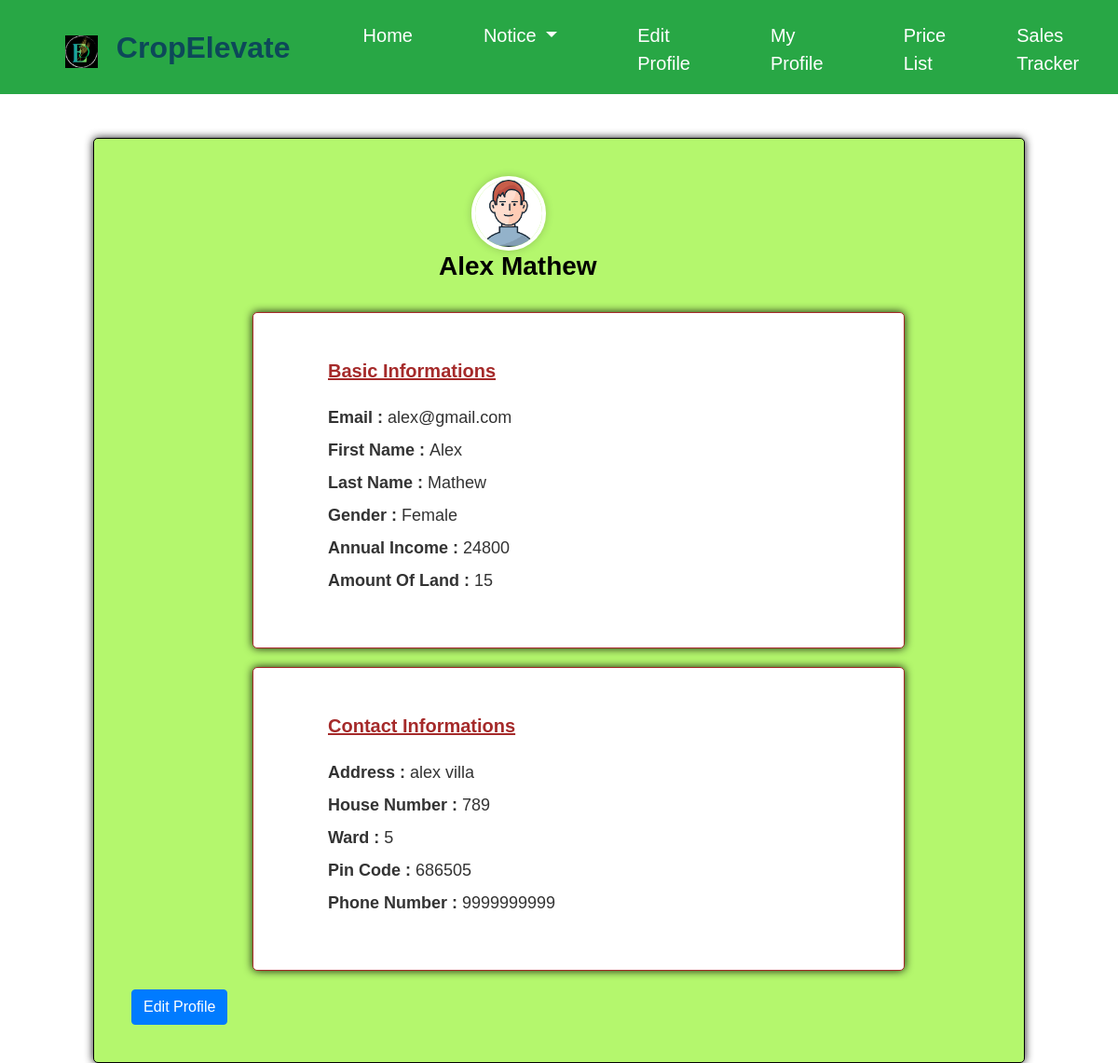
The page /fmyprofile (signed in) on the database as committed earlier.
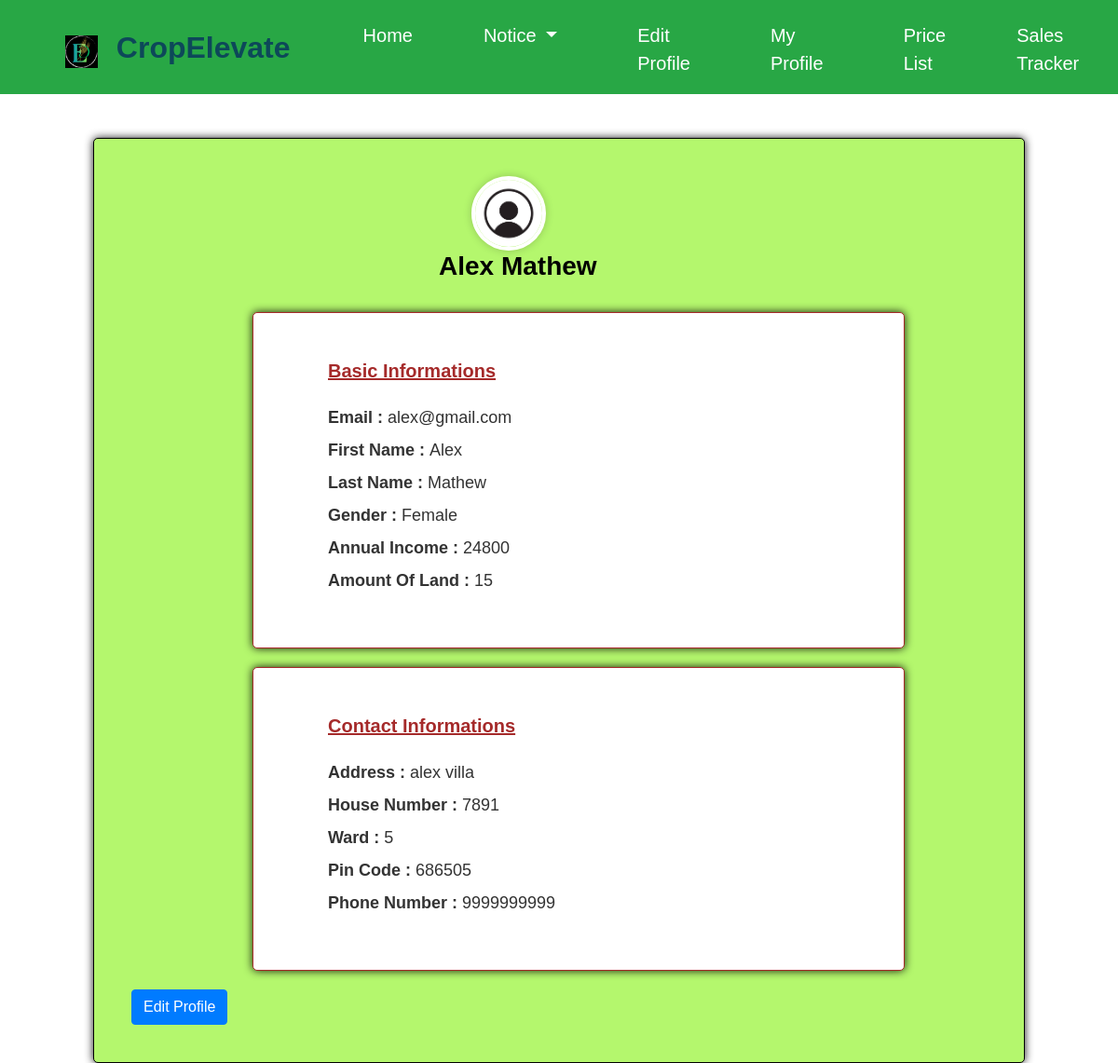
The same page on the database as committed later.
### ceapp/models.py (models this page shows, shortened)
class FarmerProfile(models.Model):
    user = models.OneToOneField(CustomUser, on_delete=models.CASCADE, blank=True, null=True)
    first_name = models.CharField(max_length=100, null=True,blank=True)
    last_name = models.CharField(max_length=100,null=True,blank=True)
    birth_date = models.DateField(null=True,blank=True)
    email = models.EmailField(max_length=100,null=True,blank=True)
    profile_pic = models.ImageField(upload_to='profile_pics/', null=True, blank=True)
    gender = models.CharField(max_length=10, choices=[('Male', 'Male'), ('Female', 'Female')])
    annual_income = models.IntegerField(max_length=100, null=True,blank=True)
    land = models.CharField(max_length=100, null=True,blank=True)
    house_no = models.IntegerField(max_length=100, null=True,blank=True)
    address = models.CharField(max_length=255,null=True,blank=True)
    phone_number = models.IntegerField(max_length=12,null=True,blank=True)
    ward = models.CharField(max_length=100)
    pin_code = models.IntegerField(max_length=6,null=True,blank=True)
    file_upload = models.FileField(upload_to='uploads/', null=True, blank=True)
    fprofile_photo = models.ImageField(upload_to='profile_pics/', null=True, blank=True)
    paid_amount = models.DecimalField(max_digits=10, decimal_places=2, default=0)

### ceapp/views.py (the view)
# urls.py: path('fmyprofile',views.fmyprofile,name='fmyprofile'),
def fmyprofile(request):
    profile = FarmerProfile.objects.get(user=request.user)
    context = {'profile': profile}
    return render(request, 'fmyprofile.html', context)

### templates/fmyprofile.html (shortened to what this page needs)
{% load static %}
<!DOCTYPE html>
<html lang="en">
<head>
    <link rel="stylesheet" href="https://maxcdn.bootstrapcdn.com/bootstrap/4.5.2/css/bootstrap.min.css">
    <link rel="stylesheet" href="https://cdnjs.cloudflare.com/ajax/libs/font-awesome/5.15.3/css/all.min.css">
    <link rel="stylesheet" href="https://cdn.jsdelivr.net/npm/@mdi/font/css/materialdesignicons.min.css">
</head>
<body>
    <nav class="navbar navbar-expand-lg navbar-light bg-success fixed-top">
        <img src="{% static 'assets/img/adminlogo1.png' %}" width="35" height="35" alt="" style="margin-top:10px; margin-left:70px;">
        <h2 style="color:#0d4859; padding-left:20px; font-weight:bold; margin-top:10px;" >CropElevate</h2>
        <div class="collapse navbar-collapse" id="navbarNav">
            <ul class="navbar-nav">
                <a href="{% url 'homepage' %}" class="nav-item nav-link active" style="margin-left: 70px;margin-top:5px;color:white; font-size:20px;">Home</a>
                <li class="nav-item dropdown">
                    <a class="nav-link dropdown-toggle nav-hover" href="#" id="navbarDropdown" role="button" data-toggle="dropdown" aria-haspopup="true" aria-expanded="false" style="margin-left: 60px; margin-top:5px;color:white; font-size:20px;">
                        Notice
                    </a>
                </li>                <a href="{% url 'ceditprofile' %}" class="nav-item nav-link nav-hover" style="margin-left: 70px; margin-top:5px;color:white; font-size:20px;">Edit Profile</a>
                <a href="{% url 'fmyprofile' %}" class="nav-item nav-link nav-hover" style="margin-left: 70px;  margin-top:5px;color:white; font-size:20px;">My Profile</a>
                <a href="{% url 'pricelist2' %}" class="nav-item nav-link nav-hover" style="margin-left: 70px; margin-top:5px;color:white; font-size:20px;">Price List</a>
                <a href="{% url 'selldetails' %}" class="nav-item nav-link nav-hover" style="margin-left: 60px; margin-top:5px;color:white; font-size:20px;">Sales Tracker</a>
            </ul>
        </div>
    </nav>
    <br><br>
    <div class="container">
        <div class="row">
            <div class="col-md-8">
                <div class="col-md-4">
                    <div class="doctor-img" style="padding-left:350px;">
                        <a class="avatar" href="#"><img alt="" src="{{ profile.fprofile_photo.url }}"></a>
                    </div>
                </div>
                <h3 style="margin-left:330px; color:black;"><b>{{profile.first_name}}  {{  profile.last_name }}</b></h3>
                <br>
               <div class="profiles">
                <h4 style="color:brown;"><b><u>Basic Informations</u></b></h4>
                <p><strong>Email : </strong> {{ user.email }}</p>
                <p><strong>First Name : </strong> {{  profile.first_name }}</p>
                <p><strong>Last Name : </strong> {{  profile.last_name }}</p>
                <p><strong>Gender : </strong> {{  profile.gender }}</p>
                <p><strong>Annual Income :</strong> {{  profile.annual_income }}</p>
                <p><strong>Amount Of Land : </strong> {{  profile.land }}</p>
                </div>
                <div class="profilecontact">
                <h4 style="color:brown;"><b><u>Contact Informations</u></b></h4>
                <p><strong>Address : </strong> {{  profile.address }}</p>
                <p><strong>House Number  :</strong> {{  profile.house_no }}</p>
                <p><strong>Ward  : </strong> {{  profile.ward }}</p>
                <p><strong>Pin Code  : </strong> {{  profile.pin_code }}</p>
                <p><strong>Phone Number  : </strong> {{  profile.phone_number }}</p>
                </div>
                <a href="{% url 'ceditprofile' %}" class="btn btn-primary submit-btn">Edit Profile</a>
            </div>
        </div>
    </div>
</body>
</html>

Rows that differ between the two databases and show on the page:
changed FarmerProfile "Alex": fprofile_photo: a different picture; house_no "789" → "7891"
